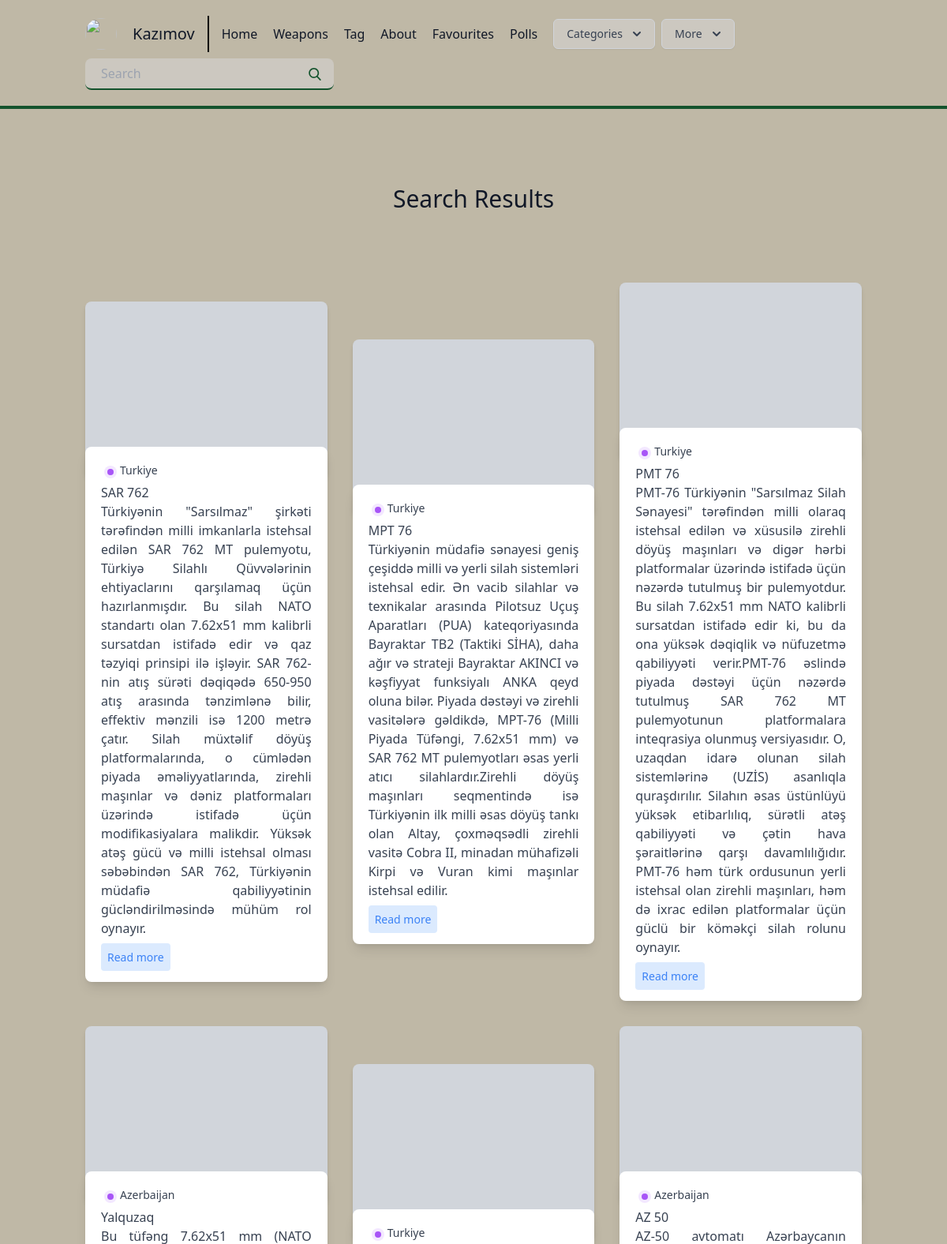
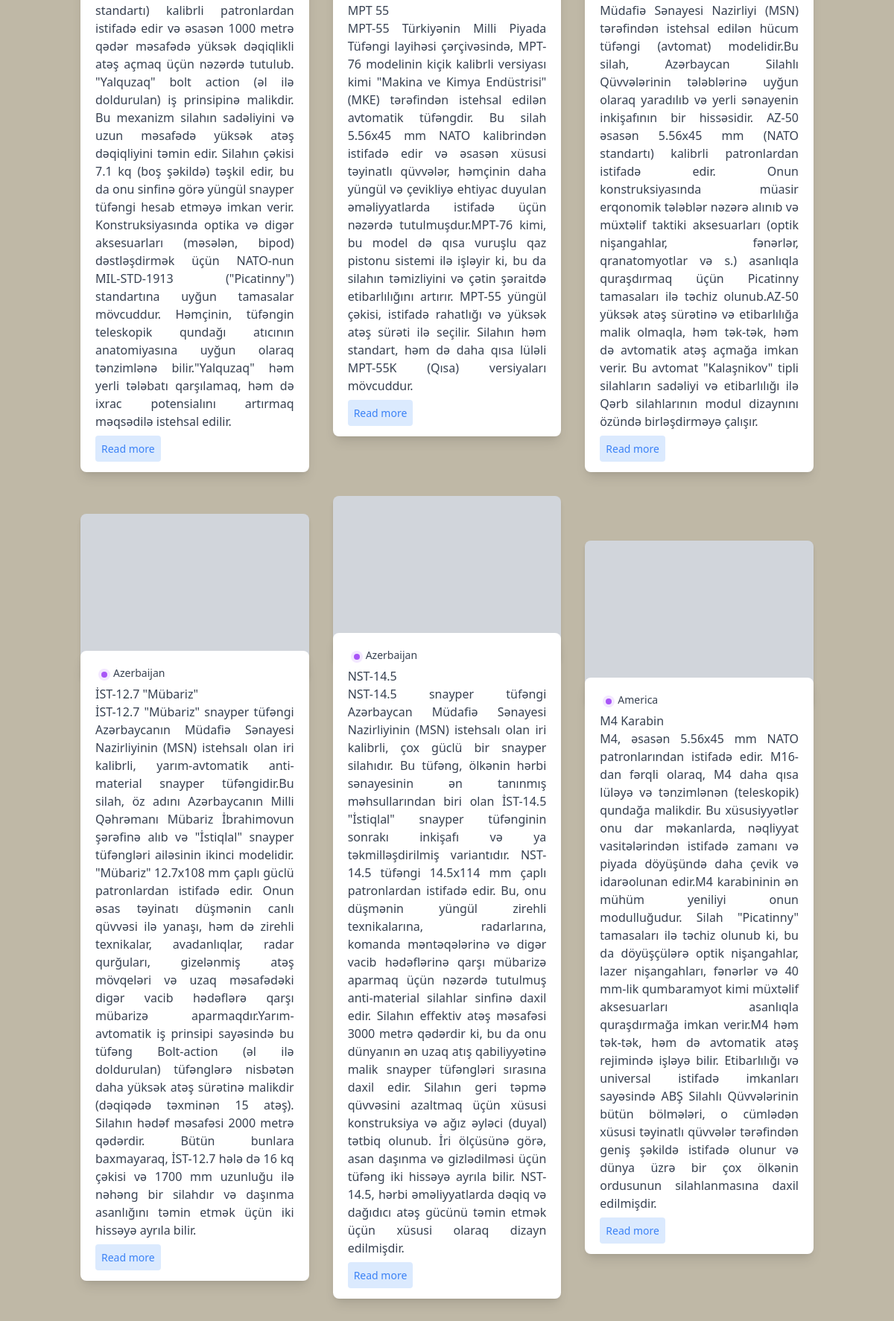
The app's page /search/ (upper part) with its own data (2 pictures, top to bottom).
### posts/models.py (models this page shows, shortened)
class Post(models.Model):
    title = models.CharField(max_length=100)
    slug = models.SlugField()
    overview = models.TextField()
    timestamp = models.DateTimeField(auto_now_add=True)
    content = models.TextField()
    author = models.ForeignKey(Author, on_delete=models.CASCADE)
    thumbnail = models.ImageField()
    categories = models.ManyToManyField(Category)
    featured = models.BooleanField()
    views = models.PositiveIntegerField(default=0)
    favorites = models.ManyToManyField(
        User,
        blank=True,
        related_name='favorite_posts'
    )
    likes = models.ManyToManyField(User, blank=True, related_name='liked_posts')

class Category(models.Model):
    title = models.CharField(max_length=20)
    subtitle = models.CharField(max_length=20)
    slug = models.SlugField()
    thumbnail = models.ImageField()

### posts/views.py (the view)
# urls.py: path('search/', views.search, name='search'),
def search(request):
    queryset = Post.objects.all()
    query = request.GET.get('q')
    if query:
        queryset = queryset.filter(
            Q(title__icontains=query) |
            Q(overview__icontains=query)
        ).distinct()
    context = {
        'object_list': queryset
    }
    return render(request, 'search_bar.html', context)

### posts/templatetags/markdown_extras.py (called while the page is built)
@register.simple_tag
def get_categories():
    return Category.objects.all()[0:3]

### templates/search_bar.html
{% extends 'base.html' %}
{% block content %}
<section class="blog text-gray-700 body-font">
    <div class="container px-5 py-24 mx-auto">
      <div class="flex flex-wrap w-full mb-20 flex-col items-center text-center">
        <h1 class="sm:text-3xl text-2xl font-medium title-font mb-2 text-gray-900">
          Search Results</h1>
      </div>
      <div class="flex flex-wrap sm:-m-4 -mx-4 -mb-10 -mt-4">
        {% for obj in object_list %}
        <div class="p-4 md:w-1/3 md:mb-0 mb-6 flex flex-col justify-center items-center max-w-sm mx-auto">
          <div class="bg-gray-300 h-56 w-full rounded-lg shadow-md bg-cover bg-center" style="background-image: url(https://static.vecteezy.com/system/resources/previews/009/686/450/original/sign-of-the-down-arrow-symbol-is-isolated-on-a-white-background-down-arrow-icon-color-editable-free-vector.jpg)"></div>
          <div class=" w-70 bg-white -mt-10 shadow-lg rounded-lg overflow-hidden p-5">
            <div class="header-content inline-flex ">
              <div class="category-badge flex-1  h-4 w-4 m rounded-full m-1 bg-purple-100">
                <div class="h-2 w-2 rounded-full m-1 bg-purple-500 " ></div>
              </div>
              {% for category in obj.categories.all %}
              <div class="category-title flex-1 text-sm">
                {{ category.title }}
              </div>
              {% endfor %}
            </div>
              <div class="title-post font-medium">
              {{ obj.title }}
              </div>
              <div class="summary-post text-base text-justify">
                {{ obj.overview }}
              </div>
              <div class="mt-3">
              <a href="{% url 'post' obj.slug %}" class="bg-blue-100 text-blue-500 rounded p-2 text-sm ">
                Read more
              </a>
            </div>
          </div>
        </div>
        {% endfor %}
      </div>
    </div>
</section>
{% endblock %}

### records on screen
Post: title "SAR 762", overview "Türkiyənin \"Sarsılmaz\" şirkəti tərəfindən milli imkanlarla istehsal edilən SAR 762 MT pulemyotu, Türkiyə Silahlı Qüvvələrinin ehtiyaclarını qarşılamaq üçün hazırlanmışdır. Bu silah NATO standartı olan 7.62x51 mm kalibrli sursatdan istifadə edir və qaz təzyiqi prinsipi ilə işləyir. SAR 762-nin atış sürəti dəqiqədə 650-950 atış arasında tənzimlənə bilir, effektiv mənzili isə 1200 metrə çatır. Silah müxtəlif döyüş platformalarında, o cümlədən piyada əməliyyatlarında, zirehli maşınlar və dəniz platformaları üzərində istifadə üçün modifikasiyalara malikdir. Yüksək atəş gücü və milli istehsal olması səbəbindən SAR 762, Türkiyənin müdafiə qabiliyyətinin gücləndirilməsində mühüm rol oynayır."
Category: title "Turkiye"
Post: title "MPT 76", overview "Türkiyənin müdafiə sənayesi geniş çeşiddə milli və yerli silah sistemləri istehsal edir. Ən vacib silahlar və texnikalar arasında Pilotsuz Uçuş Aparatları (PUA) kateqoriyasında Bayraktar TB2 (Taktiki SİHA), daha ağır və strateji Bayraktar AKINCI və kəşfiyyat funksiyalı ANKA qeyd oluna bilər. Piyada dəstəyi və zirehli vasitələrə gəldikdə, MPT-76 (Milli Piyada Tüfəngi, 7.62x51 mm) və SAR 762 MT pulemyotları əsas yerli atıcı silahlardır.Zirehli döyüş maşınları seqmentində isə Türkiyənin ilk milli əsas döyüş tankı olan Altay, çoxməqsədli zirehli vasitə Cobra II, minadan mühafizəli Kirpi və Vuran kimi maşınlar istehsal edilir."
Post: title "PMT 76", overview "PMT-76 Türkiyənin \"Sarsılmaz Silah Sənayesi\" tərəfindən milli olaraq istehsal edilən və xüsusilə zirehli döyüş maşınları və digər hərbi platformalar üzərində istifadə üçün nəzərdə tutulmuş bir pulemyotdur. Bu silah 7.62x51 mm NATO kalibrli sursatdan istifadə edir ki, bu da ona yüksək dəqiqlik və nüfuzetmə qabiliyyəti verir.PMT-76 əslində piyada dəstəyi üçün nəzərdə tutulmuş SAR 762 MT pulemyotunun platformalara inteqrasiya olunmuş versiyasıdır. O, uzaqdan idarə olunan silah sistemlərinə (UZİS) asanlıqla quraşdırılır. Silahın əsas üstünlüyü yüksək etibarlılıq, sürətli atəş qabiliyyəti və çətin hava şəraitlərinə qarşı davamlılığıdır. PMT-76 həm türk ordusunun yerli istehsal olan zirehli…"
Post: title "Yalquzaq", overview "Bu tüfəng 7.62x51 mm (NATO standartı) kalibrli patronlardan istifadə edir və əsasən 1000 metrə qədər məsafədə yüksək dəqiqlikli atəş açmaq üçün nəzərdə tutulub. \"Yalquzaq\" bolt action (əl ilə doldurulan) iş prinsipinə malikdir. Bu mexanizm silahın sadəliyini və uzun məsafədə yüksək atəş dəqiqliyini təmin edir. Silahın çəkisi 7.1 kq (boş şəkildə) təşkil edir, bu da onu sinfinə görə yüngül snayper tüfəngi hesab etməyə imkan verir. Konstruksiyasında optika və digər aksesuarları (məsələn, bipod) dəstləşdirmək üçün NATO-nun MIL-STD-1913 (\"Picatinny\") standartına uyğun tamasalar mövcuddur. Həmçinin, tüfəngin teleskopik qundağı atıcının anatomiyasına uyğun olaraq tənzimlənə bilir.\"Yalquzaq\" həm…"
Category: title "Azerbaijan"
Post: title "MPT 55", overview "MPT-55 Türkiyənin Milli Piyada Tüfəngi layihəsi çərçivəsində, MPT-76 modelinin kiçik kalibrli versiyası kimi \"Makina ve Kimya Endüstrisi\" (MKE) tərəfindən istehsal edilən avtomatik tüfəngdir. Bu silah 5.56x45 mm NATO kalibrindən istifadə edir və əsasən xüsusi təyinatlı qüvvələr, həmçinin daha yüngül və çevikliyə ehtiyac duyulan əməliyyatlarda istifadə üçün nəzərdə tutulmuşdur.MPT-76 kimi, bu model də qısa vuruşlu qaz pistonu sistemi ilə işləyir ki, bu da silahın təmizliyini və çətin şəraitdə etibarlılığını artırır. MPT-55 yüngül çəkisi, istifadə rahatlığı və yüksək atəş sürəti ilə seçilir. Silahın həm standart, həm də daha qısa lüləli MPT-55K (Qısa) versiyaları mövcuddur."
Post: title "AZ 50", overview "AZ-50 avtomatı Azərbaycanın Müdafiə Sənayesi Nazirliyi (MSN) tərəfindən istehsal edilən hücum tüfəngi (avtomat) modelidir.Bu silah, Azərbaycan Silahlı Qüvvələrinin tələblərinə uyğun olaraq yaradılıb və yerli sənayenin inkişafının bir hissəsidir. AZ-50 əsasən 5.56x45 mm (NATO standartı) kalibrli patronlardan istifadə edir. Onun konstruksiyasında müasir erqonomik tələblər nəzərə alınıb və müxtəlif taktiki aksesuarları (optik nişangahlar, fənərlər, qranatomyotlar və s.) asanlıqla quraşdırmaq üçün Picatinny tamasaları ilə təchiz olunub.AZ-50 yüksək atəş sürətinə və etibarlılığa malik olmaqla, həm tək-tək, həm də avtomatik atəş açmağa imkan verir. Bu avtomat \"Kalaşnikov\" tipli silahların…"
Post: title "İST-12.7 \"Mübariz\"", overview "İST-12.7 \"Mübariz\" snayper tüfəngi Azərbaycanın Müdafiə Sənayesi Nazirliyinin (MSN) istehsalı olan iri kalibrli, yarım-avtomatik anti-material snayper tüfəngidir.Bu silah, öz adını Azərbaycanın Milli Qəhrəmanı Mübariz İbrahimovun şərəfinə alıb və \"İstiqlal\" snayper tüfəngləri ailəsinin ikinci modelidir. \"Mübariz\" 12.7x108 mm çaplı güclü patronlardan istifadə edir. Onun əsas təyinatı düşmənin canlı qüvvəsi ilə yanaşı, həm də zirehli texnikalar, avadanlıqlar, radar qurğuları, gizelənmiş atəş mövqeləri və uzaq məsafədəki digər vacib hədəflərə qarşı mübarizə aparmaqdır.Yarım-avtomatik iş prinsipi sayəsində bu tüfəng Bolt-action (əl ilə doldurulan) tüfənglərə nisbətən daha yüksək atəş sürətinə…"
Post: title "NST-14.5", overview "NST-14.5 snayper tüfəngi Azərbaycan Müdafiə Sənayesi Nazirliyinin (MSN) istehsalı olan iri kalibrli, çox güclü bir snayper silahıdır. Bu tüfəng, ölkənin hərbi sənayesinin ən tanınmış məhsullarından biri olan İST-14.5 \"İstiqlal\" snayper tüfənginin sonrakı inkişafı və ya təkmilləşdirilmiş variantıdır. NST-14.5 tüfəngi 14.5x114 mm çaplı patronlardan istifadə edir. Bu, onu düşmənin yüngül zirehli texnikalarına, radarlarına, komanda məntəqələrinə və digər vacib hədəflərinə qarşı mübarizə aparmaq üçün nəzərdə tutulmuş anti-material silahlar sinfinə daxil edir. Silahın effektiv atəş məsafəsi 3000 metrə qədərdir ki, bu da onu dünyanın ən uzaq atış qabiliyyətinə malik snayper tüfəngləri sırasına…"
Post: title "M4 Karabin", overview "M4, əsasən 5.56x45 mm NATO patronlarından istifadə edir. M16-dan fərqli olaraq, M4 daha qısa lüləyə və tənzimlənən (teleskopik) qundağa malikdir. Bu xüsusiyyətlər onu dar məkanlarda, nəqliyyat vasitələrindən istifadə zamanı və piyada döyüşündə daha çevik və idarəolunan edir.M4 karabininin ən mühüm yeniliyi onun modulluğudur. Silah \"Picatinny\" tamasaları ilə təchiz olunub ki, bu da döyüşçülərə optik nişangahlar, lazer nişangahları, fənərlər və 40 mm-lik qumbaramyot kimi müxtəlif aksesuarları asanlıqla quraşdırmağa imkan verir.M4 həm tək-tək, həm də avtomatik atəş rejimində işləyə bilir. Etibarlılığı və universal istifadə imkanları sayəsində ABŞ Silahlı Qüvvələrinin bütün bölmələri, o…"
Category: title "America"
